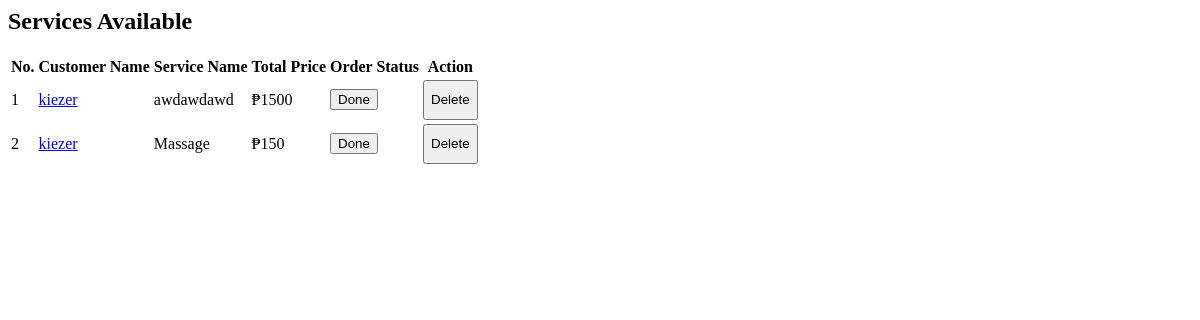
Screenshot of /admin_panel/adminView/viewallSorder.php with the database file from the repository.
### tables this page shows
CREATE TABLE `sorders` (
  `s_id` int(11) NOT NULL,
  `id` int(11) NOT NULL,
  `name` varchar(255) NOT NULL,
  `email` varchar(255) NOT NULL,
  `contact` bigint(255) NOT NULL,
  `order_status` int(11) NOT NULL DEFAULT 0
);

CREATE TABLE `services` (
  `id` int(11) NOT NULL,
  `service_name` varchar(500) NOT NULL,
  `s_desc` text NOT NULL,
  `s_price` int(50) NOT NULL
);

### admin_panel/adminView/viewallSorder.php (the view, shortened to what this page needs)
<div>
  <h2>Services Available</h2>
  <table class="table">
    <thead>
      <tr>
        <th class="text-center">No.</th>
        <th class="text-center">Customer Name</th>
        <th class="text-center">Service Name</th>
        <th class="text-center">Total Price</th>
        <th class="text-center">Order Status</th>
        <th class="text-center" colspan="2">Action</th>
      </tr>
    </thead>
    <?php
    include_once "../config/dbconnect.php";
    $sql = "SELECT * FROM sorders INNER JOIN services ON sorders.id = services.id";
    $result = $conn->query($sql);
    $count = 1;
    if ($result->num_rows > 0) {
      while ($row = $result->fetch_assoc()) {
    ?>
        <tr>
          <td><?= $count ?></td>
          <td><a href="#" onclick="showSPopup('<?= $row['name'] ?>', '<?= $row['email'] ?>', <?= $row['contact'] ?>)"><?= $row["name"] ?></a></td>
          <td><?= $row["service_name"] ?></td>
          <td>₱<?= $row["s_price"] ?></td>
          <?php
                if($row["order_status"]==0){
            ?>
                <td><button class="btn btn-danger" onclick="ChangeSorderStatus('<?=$row['id']?>')">Pending </button></td>
            <?php
                }else{
            ?>
                <td><button class="btn btn-success" onclick="ChangeSorderStatus('<?=$row['id']?>')">Done</button></td>
            <?php
            }
            ?>
          <td><button class="btn btn-danger" style="height:40px" onclick="confirmSDelete('<?= $row['id'] ?>')">Delete</button></td>
        </tr>
    <?php
        $count++;
      }
    }
    ?>
  </table>
</div>

### rows the page displays
sorders: name "kiezer", services.service_name "awdawdawd", services.s_price "1500"
sorders: name "kiezer", services.service_name "Massage", services.s_price "150"
